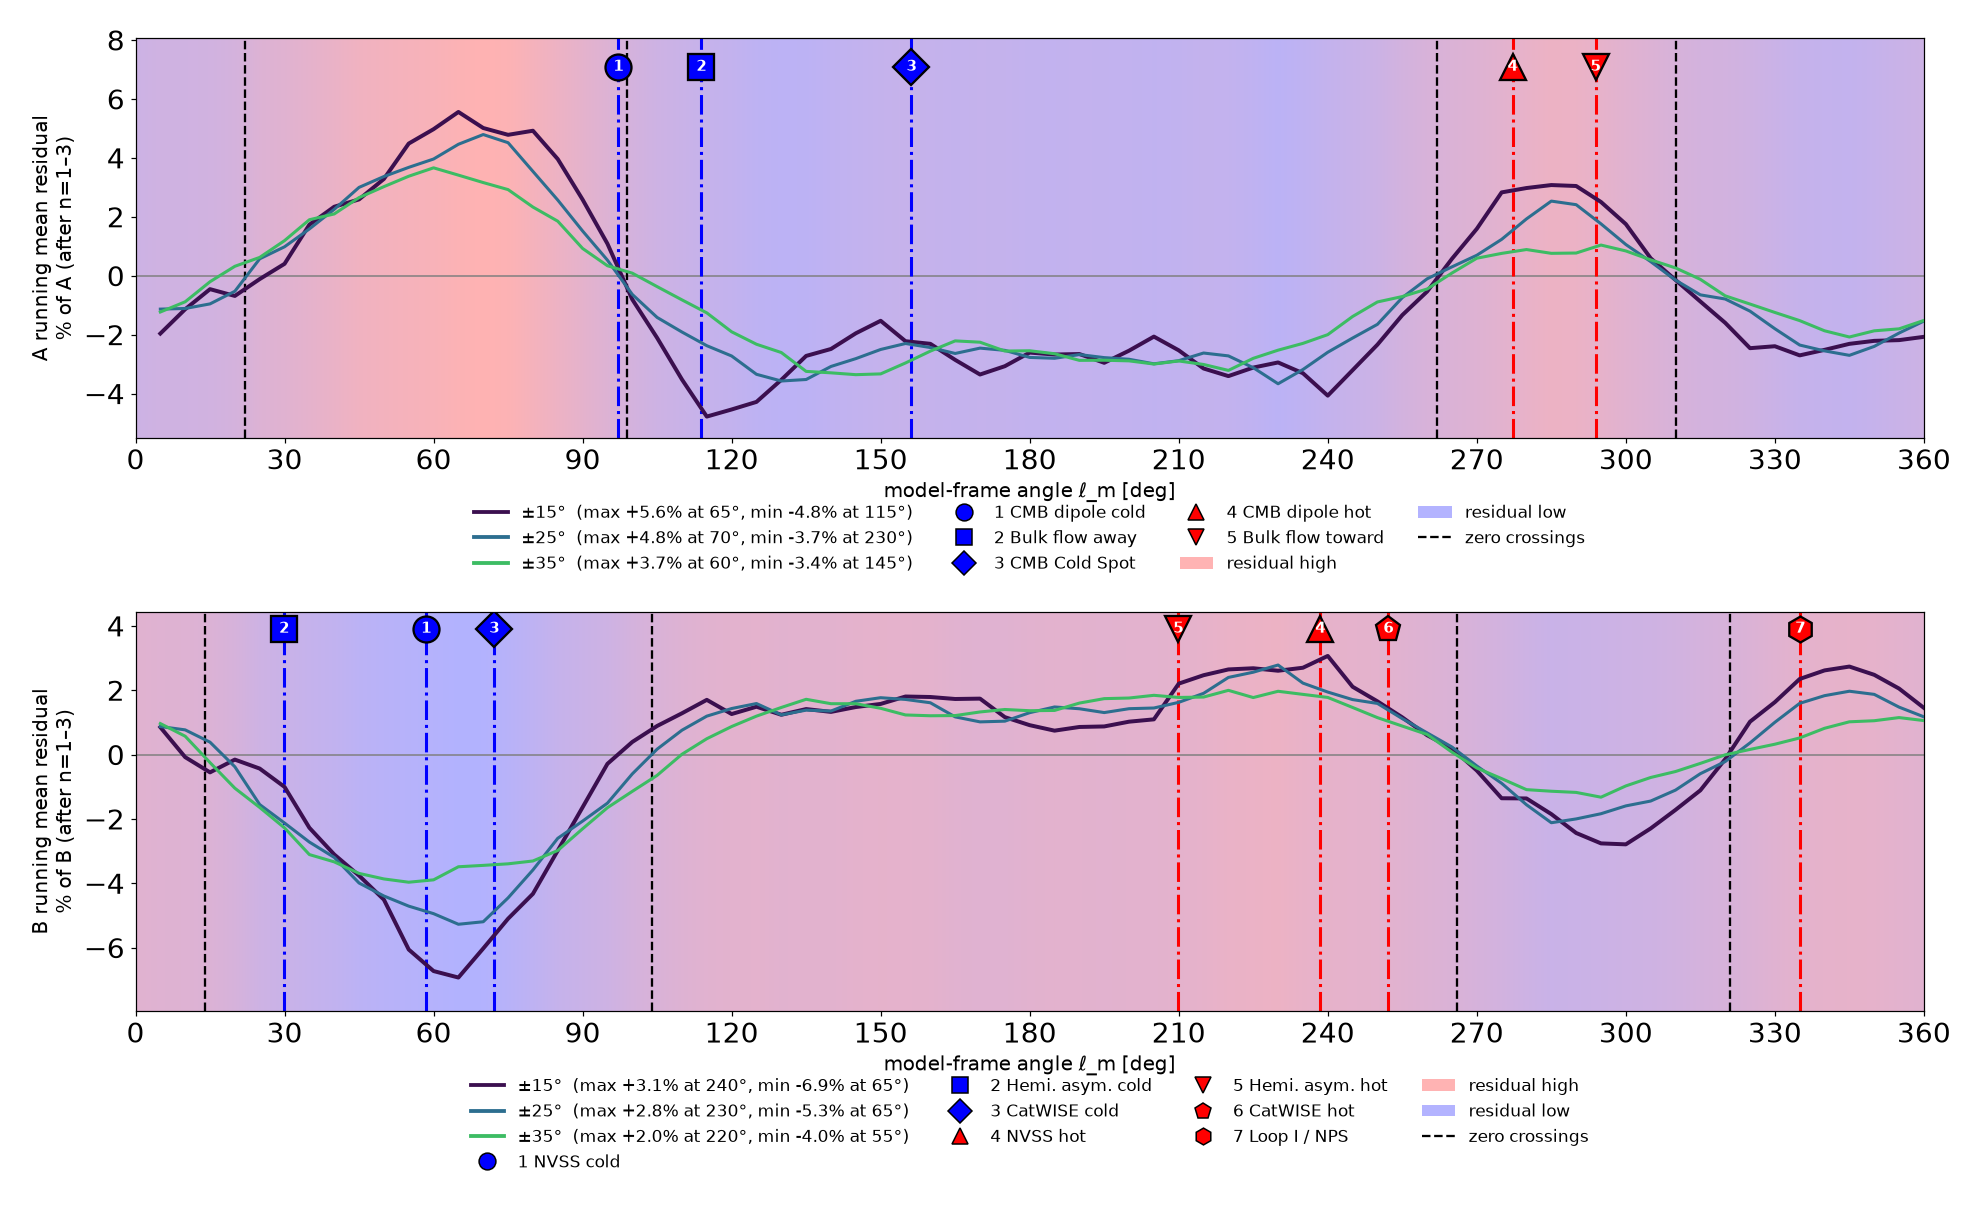

Recreate this plot in Python.
# AUTO-WRAP generator for top_new.png
"""top_new.png -- generating script (placed beside the PNG per the every-PNG-has-its-.py rule).

Provenance: /tmp/scr/l50/topnew.py (also coepdf/book/recovered/tmp_rescue/topnew.py); byte-identical copy /tmp/top_new.png
Embedded source: /tmp/scr/l50/topnew.py  (verbatim below, unmodified)
Run:  python3 top_new.py   -> writes top_new_regen.png beside this file (the original PNG is never overwritten).
The embedded code runs with cwd = /tmp/scr/l50 so its input files resolve; any other files it
tries to write are diverted to a scratch dir.
"""
import os, sys, builtins, tempfile
HERE = os.path.dirname(os.path.abspath(__file__))
OUT = os.path.join(HERE, 'top_new' + '_regen.png')
SRC_CWD = '/tmp/scr/l50'
MATCH = ['top_new.png']       # basename(s) the source saves this figure under
SCRATCH = tempfile.mkdtemp(prefix='regen_top_new_')
import matplotlib; matplotlib.use('Agg')
import matplotlib.figure as _mf
_orig_open = builtins.open
def _divert(p):
    p = os.fspath(p)
    if os.path.abspath(p) == OUT: return p
    return os.path.join(SCRATCH, os.path.basename(p))
def _open(file, mode='r', *a, **k):
    if isinstance(file, (str, bytes, os.PathLike)) and any(c in mode for c in 'wax+'):
        file = _divert(file)
    return _orig_open(file, mode, *a, **k)
builtins.open = _open
_orig_save = _mf.Figure.savefig
def _savefig(self, fname, *a, **k):
    if isinstance(fname, (str, os.PathLike)):
        b = os.path.basename(os.fspath(fname))
        fname = OUT if b in MATCH else os.path.join(SCRATCH, b)
    return _orig_save(self, fname, *a, **k)
_mf.Figure.savefig = _savefig
try:
    from PIL import Image as _I
    _ois = _I.Image.save
    def _isave(self, fp, *a, **k):
        if isinstance(fp, (str, os.PathLike)):
            b = os.path.basename(os.fspath(fp)); fp = OUT if (b in MATCH or os.path.abspath(os.fspath(fp)) == OUT) else os.path.join(SCRATCH, b)
        return _ois(self, fp, *a, **k)
    _I.Image.save = _isave
except Exception: pass
os.chdir(SRC_CWD); sys.path.insert(0, SRC_CWD)
sys.argv = ['/tmp/scr/l50/topnew.py'] + []

SOURCE = 'src=open(\'/workspace/cosmology/figures/l50/boot_spots.py\').read().split("M=json.load")[0]\nexec(src)\nimport matplotlib;matplotlib.use(\'Agg\');import matplotlib.pyplot as plt\nfrom matplotlib.lines import Line2D\nexec(open(\'/tmp/spots.py\').read())\nZ={\'A\':[22,99,262,310],\'B\':[14,104,266,321]}\nfig,axs=plt.subplots(2,1,figsize=(18,11),facecolor=\'white\')\ncols={15:\'#3b0f4f\',25:\'#2c6e8f\',35:\'#3cbc63\'}\nfor ax,K in zip(axs,\'AB\'):\n  r25=base[K][25];gm=np.abs(r25).max();ll=np.arange(0,360.5,.5)\n  v=np.interp(ll,l,r25,period=360);f=np.clip((v/gm+1)/2,0,1)\n  img=np.stack([.3*f+.7,np.full_like(f,.7),.3*(1-f)+.7],-1)[None]\n  ax.imshow(img,extent=(0,360,-100,100),aspect=\'auto\',zorder=0)\n  h=[]\n  for w in (15,25,35):\n    y=base[K][w];o=np.argsort(l);ax.plot(np.r_[l[o],l[o][0]+360],np.r_[y[o],y[o][0]],color=cols[w],lw=2.6 if w==15 else 2,zorder=3)\n    imx,imn=np.argmax(y),np.argmin(y)\n    h.append(Line2D([],[],color=cols[w],lw=2.5,label=f\'±{w}°  (max {y[imx]:+.1f}% at {l[imx]:.0f}°, min {y[imn]:+.1f}% at {l[imn]:.0f}°)\'))\n  ax.axhline(0,color=\'grey\',lw=1)\n  for z in Z[K]:ax.axvline(z,color=\'k\',lw=1.5,ls=\'--\',zorder=2)\n  lo,hi=ax.get_ylim() if False else (min(base[K][15].min(),-1)*1.15,max(base[K][15].max(),1)*1.45)\n  ax.set_ylim(lo,hi)\n  MK=[\'o\',\'s\',\'D\',\'^\',\'v\',\'p\',\'h\']\n  for i,(nm,sl,sb,c) in enumerate(SPOTS[K]):\n    lm_={\'CMB dipole cold\':97.2,\'Bulk flow away\':113.9,\'CMB Cold Spot\':156.2,\'CMB dipole hot\':277.2,\'Bulk flow toward\':293.9,\'NVSS cold\':58.5,\'Hemi. asym. cold\':29.9,\'CatWISE cold\':72.2,\'NVSS hot\':238.5,\'Hemi. asym. hot\':209.9,\'CatWISE hot\':252.2,\'Loop I / NPS\':335.1}[nm]\n    ax.axvline(lm_,color=CC[c],lw=2,ls=\'-.\',zorder=2)\n    ax.plot(lm_,hi*.88,MK[i],ms=17,mfc=CC[c],mec=\'k\',mew=1.5,zorder=5);ax.text(lm_,hi*.88,str(i+1),ha=\'center\',va=\'center\',color=\'white\',fontsize=10,fontweight=\'bold\',zorder=6)\n    h.append(Line2D([],[],ls=\'\',marker=MK[i],mfc=CC[c],mec=\'k\',ms=11,label=f\'{i+1} {nm}\'))\n  h+=[plt.Rectangle((0,0),1,1,fc=(1,.7,.7),label=\'residual high\'),plt.Rectangle((0,0),1,1,fc=(.7,.7,1),label=\'residual low\'),Line2D([],[],color=\'k\',ls=\'--\',label=\'zero crossings\')]\n  ax.legend(handles=h,loc=\'upper center\',bbox_to_anchor=(.5,-.13),ncol=4,fontsize=11,frameon=False)\n  ax.set_xlim(0,360);ax.set_xticks(range(0,361,30));ax.set_xlabel(\'model-frame angle ℓ_m [deg]\',fontsize=13)\n  ax.set_ylabel(f\'{K} running mean residual\\n% of {K} (after n=1–3)\',fontsize=13)\nfig.tight_layout();fig.savefig(\'top_new.png\',dpi=110,facecolor=\'white\')\n'
exec(compile(SOURCE, '/tmp/scr/l50/topnew.py', 'exec'), {'__name__': '__main__', '__file__': '/tmp/scr/l50/topnew.py'})
print('wrote', OUT if os.path.exists(OUT) else '(no matching figure produced)')
